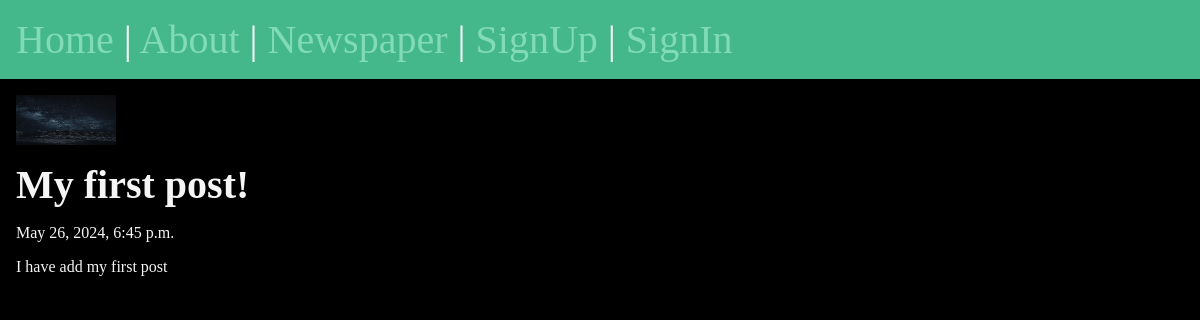
Before: /posts/first-post with the older database file.
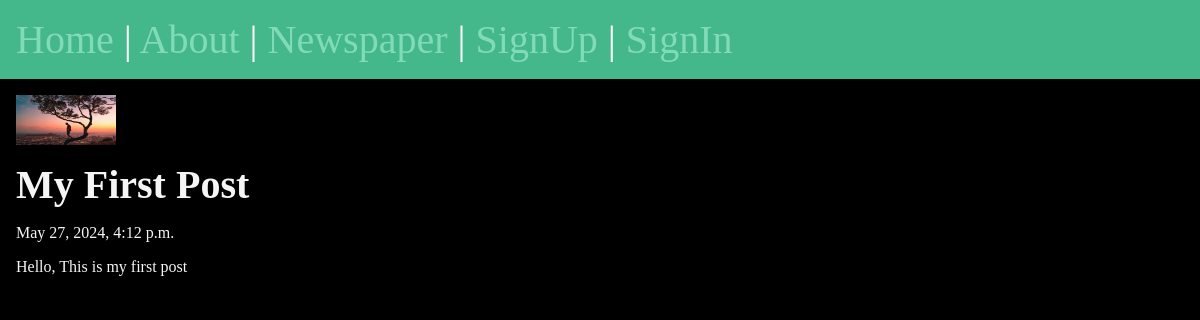
After: the same page with the newer database file.
### posts/models.py (models this page shows, shortened)
class Post(models.Model):
    title = models.CharField(max_length=75)
    body = models.TextField()
    slug = models.SlugField()
    date = models.DateTimeField(auto_now_add=True)
    banner = models.ImageField(default='fallback.png', blank=True)
    author = models.ForeignKey(User,on_delete=models.CASCADE,default=None)

### posts/views.py (the view)
# urls.py: path('<slug:slug>',views.post_page,name="page"),
def post_page(request,slug):
    post = Post.objects.get(slug=slug)
    return render(request,'posts/post_page.html',{'post' : post})

### posts/templates/posts/post_page.html (shortened to what this page needs)
{% extends "layout.html" %}
{% block content %}
    <section>
        <img
            class="banner"
            src="{{post.banner.url}}"
            alt="{{post.title}}"
        />
        <h1>{{post.title}}</h1>
        <p>{{post.date}}</p>
        <p>{{post.body}}</p>
    </section>
{% endblock  %}

### templates/layout.html (shortened to what this page needs)
<!DOCTYPE html>
{% load static %}
<html lang="en">
<head>
    <link rel="stylesheet" href="{% static 'css/style.css' %}">
</head>
<body>
    <nav>
        <a href="/">Home</a> |
        <a href="/about">About</a> |
        <a href="{% url 'posts:list' %}">Newspaper</a> |
        {% if user.is_authenticated %}
            <a href="{% url 'posts:new-post' %}">New Post </a> |
            <form class="logout" action="{% url 'users:logout' %}" method="post">
                {% csrf_token %}
                <button class="logout-button">Logout</button>
            </form>
        {% else %}
            <a href="{% url 'users:register' %}">SignUp</a> |
            <a href="{% url 'users:login' %}">SignIn</a>
        {% endif %}
    </nav>
    <main>
        {% block content%}
        {% endblock %}
    </main>
</body>
</html>

### static/css/style.css (style rules this page uses)
* { margin: 0; padding: 0; box-sizing: border-box; }
body { min-height: 100vh; background-color: black; color: whitesmoke; display: flex; flex-flow: column; }
nav { padding: 1rem; background-color: #44B78B; color: white; font-size: 2.5rem; }
main { padding: 1rem; }
section { display: flex; flex-flow: column; gap: 1rem; }
h1,h2 { font-size: 2.5rem; }
p { font-size: 1rem; }
a { text-decoration: none; color: #81dbb8; }
.banner { display: block; width: 100px; height: 50px; max-width: 100px; }

Changed rows visible on the page:
changed Post: banner: a different picture; title "My first post!" → "My First Post"; date "May 26, 2024, 6:45 p.m." → "May 27, 2024, 4:12 p.m."; body "I have add my first post" → "Hello, This is my first post"
